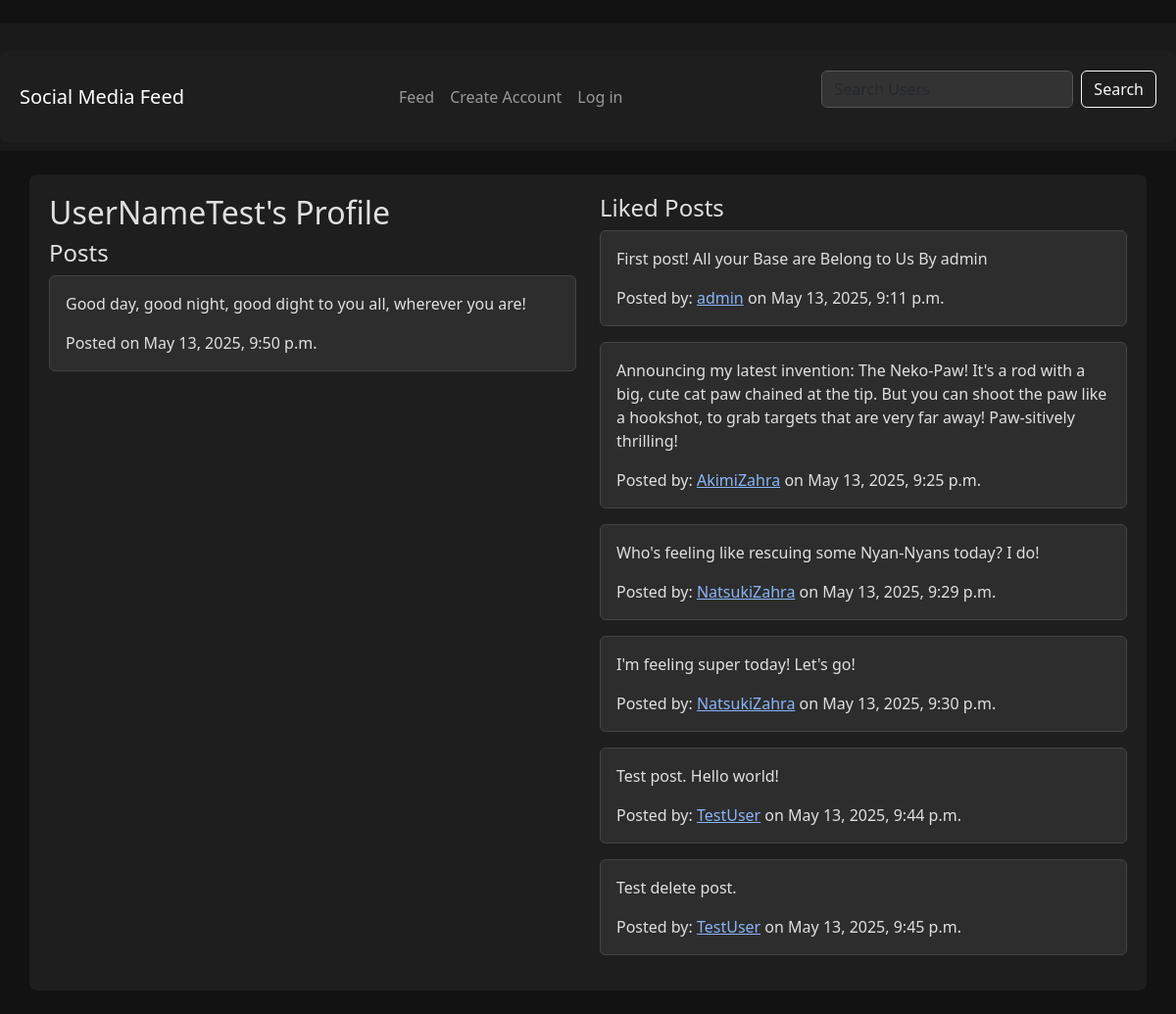
/profile/UserNameTest/, run on the app's committed database.
### core/models.py (models this page shows, shortened)
class Post(models.Model):
    content = models.TextField()
    user = models.ForeignKey(User, on_delete=models.CASCADE, related_name='posts')
    created_at = models.DateTimeField(auto_now_add=True)
    updated_at = models.DateTimeField(auto_now=True)

class Like(models.Model):
    user = models.ForeignKey(User, on_delete=models.CASCADE, related_name='likes')
    post = models.ForeignKey(Post, on_delete=models.CASCADE, related_name='likes')

### core/views.py (the view)
# urls.py: re_path(r'^profile/(?!change-username/)(?P<username>\w+)/$', views.user_profile, name='user_profile'),
def user_profile(request, username):
    user = get_object_or_404(User, username=username)
    posts = Post.objects.filter(user=user)
    likes = Like.objects.filter(user=user)
    context = {
        'profile_user': user,
        'posts': posts,
        'likes': likes,
    }
    return render(request, 'user_profile.html', context)

### core/templates/user_profile.html (shortened to what this page needs)
﻿{% extends 'base.html' %}
{% block content %}
  <div class="row">
    <div class="col-md-6">
      <h2>{{ profile_user.username }}'s Profile</h2>
      <h4>Posts</h4>
      {% for post in posts reversed %}
        <div class="card mb-3">
          <div class="card-body">
            <p class="card-text">{{ post.content }}</p>
            <p class="card-text">Posted on {{ post.created_at }}</p>
          </div>
        </div>
      {% empty %}
        <p>No posts yet.</p>
      {% endfor %}
    </div>
    <div class="col-md-6">
      <h4>Liked Posts</h4>
      {% for like in likes reversed %}
        <div class="card mb-3">
          <div class="card-body">
            <p class="card-text">{{ like.post.content }}</p>
            <p class="card-text">Posted by: <a href="{% url 'user_profile' like.post.user.username %}">{{ like.post.user.username }}</a> on {{ like.post.created_at }}</p>
          </div>
        </div>
      {% empty %}
        <p>No liked posts yet.</p>
      {% endfor %}
    </div>
  </div>
{% endblock %}

### static/css/styles.css (style rules this page uses)
.card { background-color: #2d2d2d; border-color: #444; color: #e0e0e0; }
a { color: #8ab4f8; }

### data on the page
Post: content "Good day, good night, good dight to you all, wherever you are!", created_at "May 13, 2025, 9:50 p.m."
Like: post.content "First post! All your Base are Belong to Us By admin", post.user.username "admin", post.created_at "May 13, 2025, 9:11 p.m."
Like: post.content "Announcing my latest invention: The Neko-Paw! It's a rod with a big, cute cat paw chained at the tip. But you can shoot the paw like a hookshot, to grab targets that are very far away! Paw-sitively thrilling!", post.user.username "AkimiZahra", post.created_at "May 13, 2025, 9:25 p.m."
Like: post.content "Who's feeling like rescuing some Nyan-Nyans today? I do!", post.user.username "NatsukiZahra", post.created_at "May 13, 2025, 9:29 p.m."
Like: post.content "I'm feeling super today! Let's go!", post.user.username "NatsukiZahra", post.created_at "May 13, 2025, 9:30 p.m."
Like: post.content "Test post. Hello world!", post.user.username "TestUser", post.created_at "May 13, 2025, 9:44 p.m."
Like: post.content "Test delete post.", post.user.username "TestUser", post.created_at "May 13, 2025, 9:45 p.m."

### other printed values
{{ profile_user.username }} "UserNameTest"
